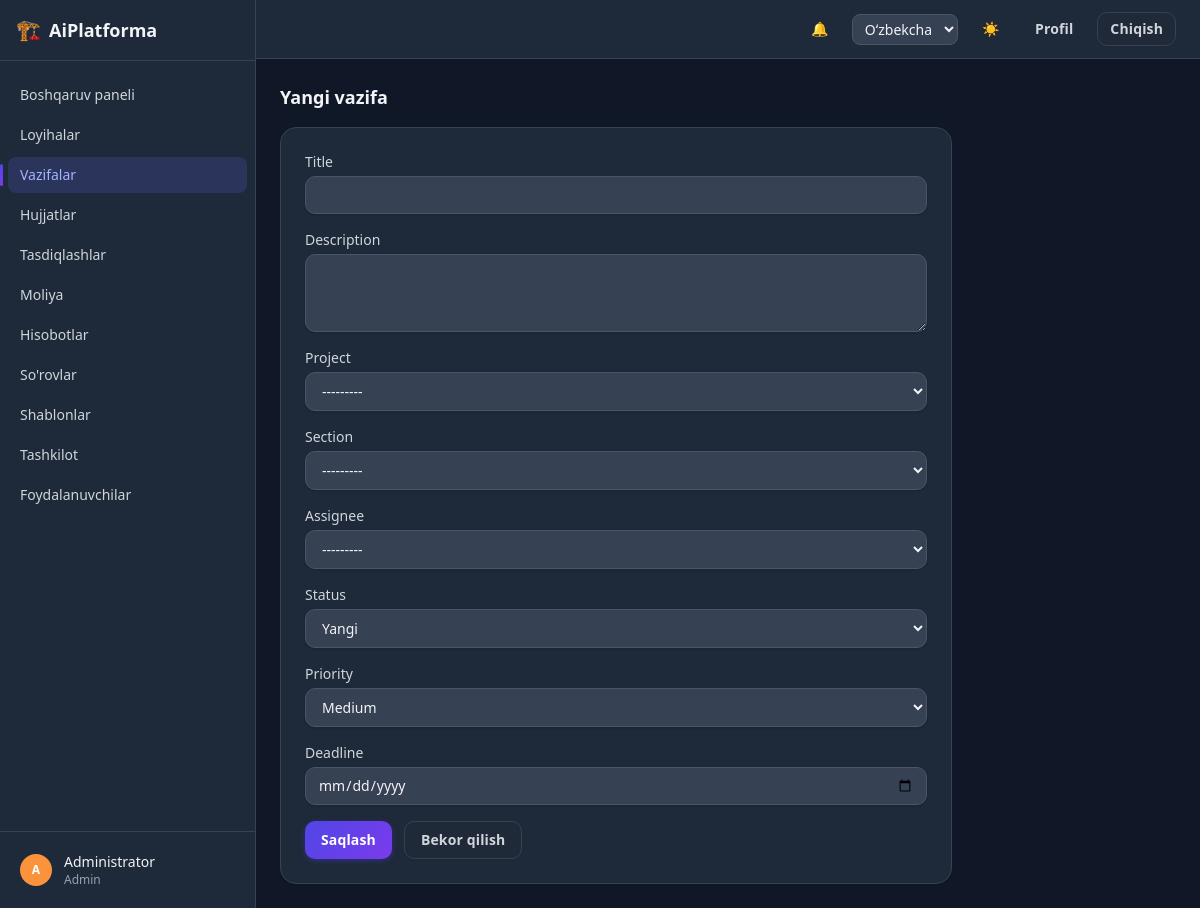
The page /tasks/new/ (signed in) on the database its author committed.
### apps/accounts/models.py (models this page shows)
class User(AbstractBaseUser, PermissionsMixin):
    class Role(models.TextChoices):
        ADMIN = "admin", _("Admin")
        MANAGER = "manager", _("Manager")
        GIP = "gip", _("GIP")
        GIP_ASSISTANT = "gip_assistant", _("GIP assistant")
        DESIGNER = "designer", _("Designer")
        REVIEWER = "reviewer", _("Reviewer")
        CLIENT = "client", _("Client")
    id = models.UUIDField(primary_key=True, default=uuid.uuid4, editable=False)
    email = models.EmailField(unique=True)
    full_name = models.CharField(max_length=255)
    role = models.CharField(max_length=20, choices=Role.choices, default=Role.DESIGNER)
    department = models.CharField(max_length=255, blank=True, null=True)
    phone = models.CharField(max_length=50, blank=True, null=True)
    avatar = models.ImageField(upload_to="avatars/", blank=True, null=True)
    telegram_chat_id = models.CharField(max_length=64, blank=True, null=True)
    is_active = models.BooleanField(default=True)
    is_staff = models.BooleanField(default=False)
    is_verified = models.BooleanField(default=False)
    totp_secret = models.CharField(max_length=64, blank=True, null=True)
    two_factor_enabled = models.BooleanField(default=False)
    created_at = models.DateTimeField(auto_now_add=True)
    updated_at = models.DateTimeField(auto_now=True)
    objects = UserManager()
    USERNAME_FIELD = "email"
    REQUIRED_FIELDS = ["full_name"]
    class Meta:
        ordering = ["full_name"]
    def __str__(self):
        return self.full_name or self.email
    def get_short_name(self):
        return self.full_name.split()[0] if self.full_name else self.email

### apps/tasks/models.py (models this page shows, shortened)
class Task(models.Model):
    class Status(models.TextChoices):
        NEW = "new", _("New")
        IN_PROGRESS = "in_progress", _("In progress")
        REVIEW = "review", _("Review")
        REVISION = "revision", _("Needs revision")
        APPROVED = "approved", _("Approved")
        COMPLETED = "completed", _("Completed")
    class Priority(models.TextChoices):
        LOW = "low", _("Low")
        MEDIUM = "medium", _("Medium")
        HIGH = "high", _("High")
        CRITICAL = "critical", _("Critical")
    id = models.UUIDField(primary_key=True, default=uuid.uuid4, editable=False)
    title = models.CharField(max_length=255)
    description = models.TextField(blank=True, null=True)
    project = models.ForeignKey("projects.Project", on_delete=models.CASCADE, related_name="tasks")
    section = models.ForeignKey(
        "projects.Section", on_delete=models.SET_NULL, null=True, blank=True, related_name="tasks"
    )
    assignee = models.ForeignKey(
        settings.AUTH_USER_MODEL, on_delete=models.SET_NULL, null=True, blank=True, related_name="assigned_tasks"
    )
    creator = models.ForeignKey(
        settings.AUTH_USER_MODEL, on_delete=models.PROTECT, related_name="created_tasks"
    )
    status = models.CharField(max_length=20, choices=Status.choices, default=Status.NEW)
    priority = models.CharField(max_length=20, choices=Priority.choices, default=Priority.MEDIUM)
    deadline = models.DateField(blank=True, null=True)
    created_at = models.DateTimeField(auto_now_add=True)
    updated_at = models.DateTimeField(auto_now=True)
    class Meta:
        ordering = ["-created_at"]

### apps/tasks/views.py (the view)
# urls.py: path("new/", views.task_create, name="create"),
@login_required
def task_create(request):
    if request.method == "POST":
        form = TaskForm(request.POST)
        form.fields["project"].queryset = visible_projects_for(request.user)
        if form.is_valid():
            task = form.save(commit=False)
            task.creator = request.user
            task.save()
            AuditLog.log(obj=task, action="created", user=request.user)
            if task.assignee:
                ensure_project_member(task.project, task.assignee)
            if task.assignee and task.assignee_id != request.user.id:
                notify_user(
                    task.assignee, "task", _("New task assigned"),
                    _('You were assigned to "%(title)s".') % {"title": task.title},
                    link=f"/tasks/{task.pk}/",
                )
            messages.success(request, _("Task created."))
            return redirect("tasks:detail", pk=task.pk)
    else:
        project_id = request.GET.get("project")
        initial = {"project": project_id} if project_id else {}
        form = TaskForm(initial=initial)
        form.fields["project"].queryset = visible_projects_for(request.user)
    return render(request, "tasks/task_form.html", {"form": form, "is_create": True})

### apps/tasks/forms.py
class TaskForm(StyledFormMixin, forms.ModelForm):
    class Meta:
        model = Task
        fields = ["title", "description", "project", "section", "assignee", "status", "priority", "deadline"]
        widgets = {
            "description": forms.Textarea(attrs={"rows": 3}),
            "deadline": forms.DateInput(attrs={"type": "date"}),
        }
    def __init__(self, *args, project=None, **kwargs):
        super().__init__(*args, **kwargs)
        if project is not None:
            self.fields["section"].queryset = project.sections.all()
            self.fields["project"].initial = project

### apps/core/context_processors.py (called while the page is built)
def dark_mode(request):
    return {"dark_mode": getattr(request, "dark_mode", True)}

### apps/core/templatetags/core_extras.py (called while the page is built)
@register.filter
def initials(name):
    if not name:
        return "?"
    parts = str(name).split()
    letters = "".join(p[0] for p in parts[:2] if p)
    return letters.upper() or "?"

@register.filter
def avatar_color(name):
    if not name:
        return _AVATAR_PALETTE[0]
    total = sum(ord(ch) for ch in str(name))
    return _AVATAR_PALETTE[total % len(_AVATAR_PALETTE)]

### apps/projects/models.py (called while the page is built)
    def __str__(self):
        return self.name

    def __str__(self):
        return f"{self.code} — {self.name}"

### apps/projects/permissions.py (called while the page is built)
def visible_projects_for(user):
    from .models import Project
    if user.is_superuser or user.role in (User.Role.ADMIN, User.Role.MANAGER):
        return Project.objects.all()
    return Project.objects.filter(
        Q(members__user=user)
        & (Q(members__expires_at__isnull=True) | Q(members__expires_at__gt=timezone.now()))
    ).distinct()

### templates/tasks/task_form.html (shortened to what this page needs)
{% extends "base.html" %}
{% load i18n %}
{% block page_title %}{% if is_create %}{% trans "New task" %}{% else %}{% trans "Edit task" %}{% endif %}{% endblock %}
{% block content %}
<form method="post" class="card max-w-2xl space-y-4 p-6">
  {% for field in form %}
    <div>
      <label class="field-label" for="{{ field.id_for_label }}">{{ field.label }}</label>
      {{ field }}
    </div>
  {% endfor %}
  <div class="flex gap-3">
    <button type="submit" class="btn btn-primary btn-md">{% trans "Save" %}</button>
    <a href="{% if task %}{% url 'tasks:detail' task.pk %}{% else %}{% url 'tasks:board' %}{% endif %}" class="btn btn-secondary btn-md">{% trans "Cancel" %}</a>
  </div>
</form>
{% endblock %}

### templates/partials/sidebar.html
{% load i18n core_extras %}
<aside class="hidden w-64 shrink-0 flex-col border-r border-gray-200 bg-white dark:border-gray-700 dark:bg-gray-800 md:flex">
  <div class="flex items-center gap-2 border-b border-gray-200 px-4 py-4 dark:border-gray-700">
    <span class="text-xl">🏗️</span>
    <span class="text-lg font-semibold">AiPlatforma</span>
  </div>
  <nav class="flex-1 space-y-1 overflow-y-auto px-2 py-4 text-sm">
    {% url 'core:dashboard' as dashboard_url %}
    <a href="{{ dashboard_url }}" class="flex items-center gap-3 rounded-lg px-3 py-2 font-medium
      {% if request.path == dashboard_url %}bg-blue-50 text-blue-700 dark:bg-blue-950 dark:text-blue-300{% else %}text-gray-600 hover:bg-gray-100 dark:text-gray-300 dark:hover:bg-gray-700{% endif %}">
      {% trans "Dashboard" %}
    </a>
    {% url 'projects:list' as projects_url %}
    <a href="{{ projects_url }}" class="flex items-center gap-3 rounded-lg px-3 py-2 font-medium
      {% if request.path|slice:":9" == "/projects" %}bg-blue-50 text-blue-700 dark:bg-blue-950 dark:text-blue-300{% else %}text-gray-600 hover:bg-gray-100 dark:text-gray-300 dark:hover:bg-gray-700{% endif %}">
      {% trans "Projects" %}
    </a>
    {% url 'tasks:board' as tasks_url %}
    <a href="{{ tasks_url }}" class="flex items-center gap-3 rounded-lg px-3 py-2 font-medium
      {% if request.path|slice:":6" == "/tasks" %}bg-blue-50 text-blue-700 dark:bg-blue-950 dark:text-blue-300{% else %}text-gray-600 hover:bg-gray-100 dark:text-gray-300 dark:hover:bg-gray-700{% endif %}">
      {% trans "Tasks" %}
    </a>
    {% url 'documents:list' as documents_url %}
    <a href="{{ documents_url }}" class="flex items-center gap-3 rounded-lg px-3 py-2 font-medium
      {% if request.path == documents_url %}bg-blue-50 text-blue-700 dark:bg-blue-950 dark:text-blue-300{% else %}text-gray-600 hover:bg-gray-100 dark:text-gray-300 dark:hover:bg-gray-700{% endif %}">
      {% trans "Documents" %}
    </a>
    {% url 'documents:approvals' as approvals_url %}
    <a href="{{ approvals_url }}" class="flex items-center gap-3 rounded-lg px-3 py-2 font-medium
      {% if request.path == approvals_url %}bg-blue-50 text-blue-700 dark:bg-blue-950 dark:text-blue-300{% else %}text-gray-600 hover:bg-gray-100 dark:text-gray-300 dark:hover:bg-gray-700{% endif %}">
      {% trans "Approvals" %}
    </a>
    {% url 'finance:home' as finance_url %}
    <a href="{{ finance_url }}" class="flex items-center gap-3 rounded-lg px-3 py-2 font-medium
      {% if request.path == finance_url %}bg-blue-50 text-blue-700 dark:bg-blue-950 dark:text-blue-300{% else %}text-gray-600 hover:bg-gray-100 dark:text-gray-300 dark:hover:bg-gray-700{% endif %}">
      {% trans "Finance" %}
    </a>
    {% url 'reports:dashboard' as reports_url %}
    <a href="{{ reports_url }}" class="flex items-center gap-3 rounded-lg px-3 py-2 font-medium
      {% if request.path == reports_url %}bg-blue-50 text-blue-700 dark:bg-blue-950 dark:text-blue-300{% else %}text-gray-600 hover:bg-gray-100 dark:text-gray-300 dark:hover:bg-gray-700{% endif %}">
      {% trans "Reports" %}
    </a>
    {% url 'requests_app:list' as requests_url %}
    <a href="{{ requests_url }}" class="flex items-center gap-3 rounded-lg px-3 py-2 font-medium
      {% if request.path|slice:":9" == "/requests" %}bg-blue-50 text-blue-700 dark:bg-blue-950 dark:text-blue-300{% else %}text-gray-600 hover:bg-gray-100 dark:text-gray-300 dark:hover:bg-gray-700{% endif %}">
      {% trans "Requests" %}
    </a>
    {% url 'document_templates:list' as templates_url %}
    <a href="{{ templates_url }}" class="flex items-center gap-3 rounded-lg px-3 py-2 font-medium
      {% if request.path|slice:":10" == "/templates" %}bg-blue-50 text-blue-700 dark:bg-blue-950 dark:text-blue-300{% else %}text-gray-600 hover:bg-gray-100 dark:text-gray-300 dark:hover:bg-gray-700{% endif %}">
      {% trans "Templates" %}
    </a>
    {% url 'organization:list' as organization_url %}
    <a href="{{ organization_url }}" class="flex items-center gap-3 rounded-lg px-3 py-2 font-medium
      {% if request.path == organization_url %}bg-blue-50 text-blue-700 dark:bg-blue-950 dark:text-blue-300{% else %}text-gray-600 hover:bg-gray-100 dark:text-gray-300 dark:hover:bg-gray-700{% endif %}">
      {% trans "Organization" %}
    </a>
    {% url 'accounts:user_list' as users_url %}
    <a href="{{ users_url }}" class="flex items-center gap-3 rounded-lg px-3 py-2 font-medium
      {% if request.path == users_url %}bg-blue-50 text-blue-700 dark:bg-blue-950 dark:text-blue-300{% else %}text-gray-600 hover:bg-gray-100 dark:text-gray-300 dark:hover:bg-gray-700{% endif %}">
      {% trans "Users" %}
    </a>
  </nav>
  <div class="border-t border-gray-200 p-3 dark:border-gray-700">
    <a href="{% url 'accounts:profile' %}" class="flex items-center gap-3 rounded-lg px-2 py-2 hover:bg-gray-100 dark:hover:bg-gray-700">
      <span class="flex h-8 w-8 items-center justify-center rounded-full text-xs font-semibold text-white"
            style="background-color: {{ request.user.full_name|avatar_color }};">
        {{ request.user.full_name|initials }}
      </span>
      <span class="truncate text-sm">
        <span class="block font-medium">{{ request.user.get_short_name }}</span>
        <span class="block text-xs text-gray-500 dark:text-gray-400">{{ request.user.get_role_display }}</span>
      </span>
    </a>
  </div>
</aside>

### static/css/theme.css (style rules this page uses)
:root { --ap-primary: #4f46e5; --ap-primary-2: #7c3aed; --ap-primary-soft: rgba(79, 70, 229, 0.12); --ap-ring: rgba(99, 102, 241, 0.35); }
.btn { position: relative; border-radius: 0.625rem !important; font-weight: 600; letter-spacing: 0.01em; transition: transform .12s ease, box-shadow .15s ease, background-color .15s ease, color .15s ease, border-color .15s ease; outline: none; }
.btn-primary { background-image: linear-gradient(135deg, var(--ap-primary), var(--ap-primary-2)) !important; background-color: var(--ap-primary) !important; color: #fff !important; box-shadow: 0 2px 6px rgba(79, 70, 229, 0.35); }
.btn-secondary { background: #fff !important; color: #334155 !important; border: 1px solid #e2e8f0; box-shadow: 0 1px 2px rgba(15, 23, 42, 0.05); }
.dark .btn-secondary { background: #1f2937 !important; color: #d1d5db !important; border-color: #374151; }
.field-input { border-radius: 0.625rem !important; transition: border-color .15s ease, box-shadow .15s ease; }
.card { border-radius: 1rem !important; box-shadow: 0 1px 3px rgba(15, 23, 42, 0.06); transition: box-shadow .15s ease, transform .15s ease, border-color .15s ease; }
aside nav a { position: relative; transition: background-color .15s ease, color .15s ease; }
aside nav a[class*="bg-blue-50"] { background: var(--ap-primary-soft) !important; color: var(--ap-primary) !important; }
.dark aside nav a[class*="bg-blue-50"] { background: rgba(99, 102, 241, 0.18) !important; color: #a5b4fc !important; }
aside nav a[class*="bg-blue-50"]::before { content: ""; position: absolute; left: -0.5rem; top: 20%; bottom: 20%; width: 3px; border-radius: 9999px; background: linear-gradient(180deg, var(--ap-primary), var(--ap-primary-2)); }

### rows shown on the page
User: user.full_name|initials "A", user.get_short_name "Administrator", user.role "Admin"

### other values the page prints
{{ field.label }} "Title" "Description" "Project" "Section" "Assignee" "Status" "Priority" "Deadline"
form field language "Oʻzbekcha"
